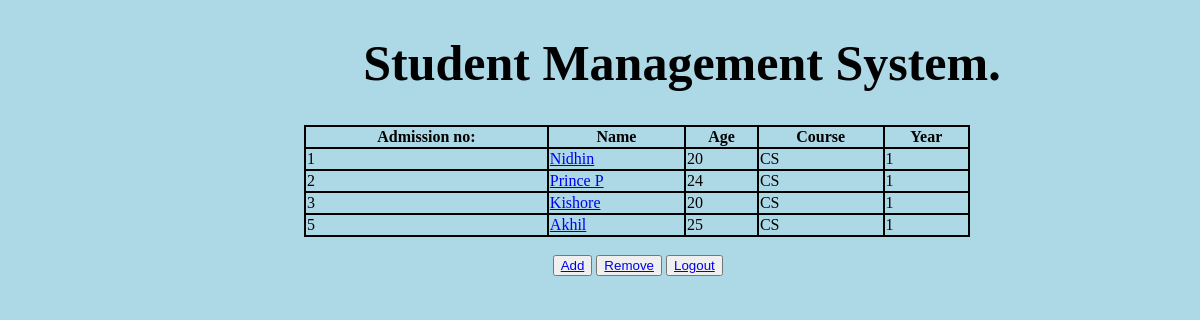
The app's page / (signed in) with its own data.
### myapp/models.py (models this page shows)
class details(models.Model):
    admissionno=models.AutoField(primary_key=True)
    name=models.CharField(max_length=100)
    age=models.IntegerField()
    course=models.CharField(max_length=100)
    year=models.IntegerField()

### myapp/views.py (the view)
# urls.py: path("",views.display,name="display"),
def display(request):
    data=details.objects.all()
    return render(request,"index.html",{'data':data})

### myapp/templates/index.html (shortened to what this page needs)
<!DOCTYPE html>
<html lang="en">
<head>
</head>
<body>
    {% if request.user.is_authenticated %}
    <div style="padding-left: 30%;">
        <h1>Student Management System.</h1>
    </div>
    <div style="padding-left: 25%;">
        <table>
            <tr>
                <th>Admission no:</th>
                <th>Name</th>
                <th>Age</th>
                <th>Course</th>
                <th>Year</th>
            </tr>
            {% for i in data %}
            <tr>
                <td>{{i.admissionno}}</td>
                <td><a href="{% url 'update' %}?a={{i.name}}">{{i.name}}</a></td>
                <td>{{i.age}}</td>
                <td>{{i.course}}</td>
                <td>{{i.year}}</td>
            </tr>
            {% endfor %}
        </table>
    </div>
    <br>
    <div style="padding-left: 46%;">
        <button type="button"><a href="{% url 'add' %}">Add</a></button>
        <button type="button"><a href="{% url 'delete' %}">Remove</a></button>
        <button type="button"><a href="{% url 'logout' %}">Logout</a></button>
    </div>
    {% else %}
    <center>
    <h1>Student Management</h1>
    <h3><a href="{% url 'login' %}" style="color: black;">Login</a></h3>
    <h3><a href="{% url 'signup' %}" style="color: black; ">Signup</a></h3>
    <center>
    {% endif %}
</body>
</html>

### myapp/templates/index.html (style rules this page uses)
table { width: 75%; height: 300%; }
table,th,td { border: 2px solid black; border-collapse: collapse; size: 20px; }
body { background-color: lightblue; }
h1 { font-size:50px; }
th,td { padding: auto; }

### records on screen
details: admissionno "1", name "Nidhin", age "20", course "CS", year "1"
details: admissionno "2", name "Prince P", age "24", course "CS", year "1"
details: admissionno "3", name "Kishore", age "20", course "CS", year "1"
details: admissionno "5", name "Akhil", age "25", course "CS", year "1"
